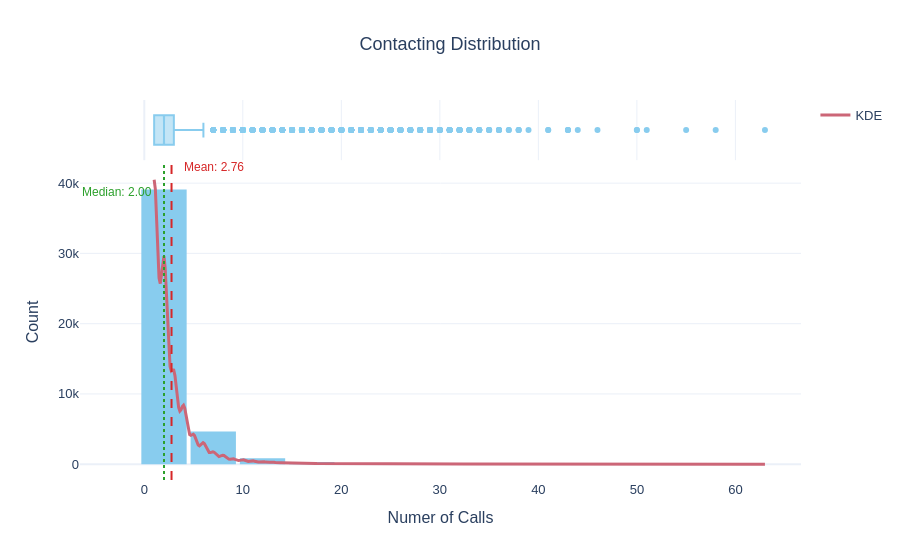

Here is the notebook cell this chart was saved with:
### Markdown cell above
<div style="
  width: 97%;
  margin: 18px 0;
  padding: 14px 18px;
  border-radius: 12px;
  text-align: left;
  background: rgba(140, 140, 140, 0.10);
  border: 1px solid rgba(140, 140, 140, 0.18);
  box-shadow: 0 6px 18px rgba(0,0,0,0.12);
  backdrop-filter: blur(10px);
  position: relative;
  overflow: hidden;
">
  <div style="
    position: absolute;
    left: 0; 
    top: 0; 
    bottom: 0;
    width: 6px;
    background: linear-gradient(180deg, #5e0ab9 0%, #6a11cb 55%, #3f84fd 100%);
  "></div>
  <h3 style="
    margin: 0;
    padding-left: 12px;
    font-family: 'Segoe UI', sans-serif;
    font-weight: 800;
    letter-spacing: 1px;
    font-size: 1.25em;
    color: inherit;
  ">
    2. Q6 How many contacts are typically made per client?
  </h3>
</div>

### Code cell
our_plots.plot_distribution(df["campaign"], title="Contacting Distribution", x_label="Numer of Calls", bins=30, marginal="box")

### Figure 1 — Plotly figure (JSON) as saved in the notebook; plotly's stock layout.template omitted (floating-point values rounded to 4 significant figures; data arrays with more than 128 entries replaced by an {"elided": "..."} marker saying what was removed)
{"data": [{"bingroup": "x", "hovertemplate": "x=%{x}<br>count=%{y}<extra></extra>", "legendgroup": "", "marker": {"color": "rgb(136, 204, 238)", "pattern": {"shape": ""}}, "name": "", "nbinsx": 30, "orientation": "v", "showlegend": false, "type": "histogram", "x": {"elided": "45211 int values"}, "xaxis": "x", "yaxis": "y"}, {"hovertemplate": "x=%{x}<extra></extra>", "legendgroup": "", "marker": {"color": "rgb(136, 204, 238)"}, "name": "", "notched": true, "showlegend": false, "type": "box", "x": {"elided": "45211 int values"}, "xaxis": "x2", "yaxis": "y2"}, {"line": {"color": "rgb(204, 102, 119)", "width": 3}, "mode": "lines", "name": "KDE", "type": "scatter", "x": {"elided": "500 float values"}, "y": {"elided": "500 float values"}}], "layout": {"annotations": [{"font": {"color": "#D62728", "family": "Arial", "size": 12}, "showarrow": false, "text": "Mean: 2.76", "x": 2.764, "xanchor": "left", "xref": "x", "xshift": 10, "y": 1.02, "yref": "y domain"}, {"font": {"color": "#2CA02C", "family": "Arial", "size": 12}, "showarrow": false, "text": "Median: 2.00", "x": 2, "xanchor": "right", "xref": "x", "xshift": -10, "y": 0.94, "yref": "y domain"}], "bargap": 0.08, "barmode": "relative", "font": {"family": "Arial", "size": 13}, "legend": {"tracegroupgap": 0}, "shapes": [{"line": {"color": "#D62728", "dash": "dash", "width": 2}, "type": "line", "x0": 2.764, "x1": 2.764, "xref": "x", "y0": 0, "y1": 1, "yref": "y domain"}, {"line": {"color": "#2CA02C", "dash": "dot", "width": 2}, "type": "line", "x0": 2, "x1": 2, "xref": "x", "y0": 0, "y1": 1, "yref": "y domain"}], "title": {"text": "Contacting Distribution", "x": 0.5}, "xaxis": {"anchor": "y", "domain": [0, 1], "title": {"text": "Numer of Calls"}}, "xaxis2": {"anchor": "y2", "domain": [0, 1], "matches": "x", "showgrid": true, "showticklabels": false}, "yaxis": {"anchor": "x", "domain": [0, 0.8316], "title": {"text": "Count"}}, "yaxis2": {"anchor": "x2", "domain": [0.8416, 1], "matches": "y2", "showgrid": false, "showline": false, "showticklabels": false, "ticks": ""}}}
